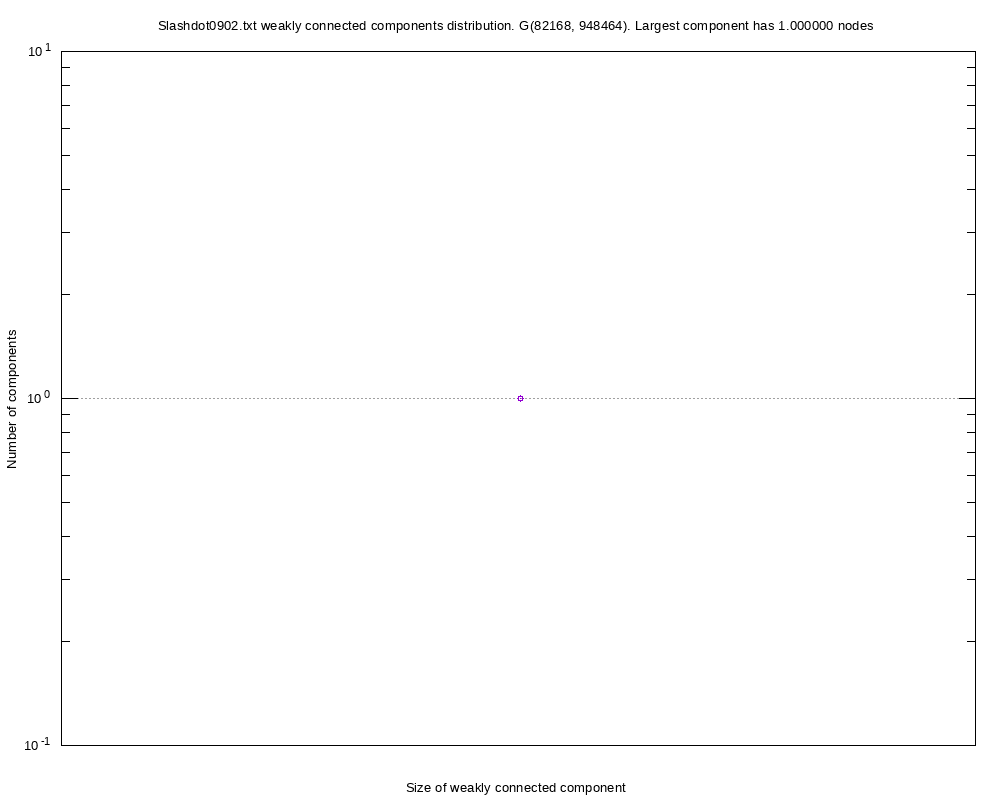

This figure's gnuplot source:
#
# Slashdot0902.txt weakly connected components distribution. G(82168, 948464). Largest component has 1.000000 nodes (Wed Apr 29 17:22:35 2020)
#

set title "Slashdot0902.txt weakly connected components distribution. G(82168, 948464). Largest component has 1.000000 nodes"
set key bottom right
set logscale xy 10
set format x "10^{%L}"
set mxtics 10
set format y "10^{%L}"
set mytics 10
set grid
set xlabel "Size of weakly connected component"
set ylabel "Number of components"
set tics scale 2
set terminal png font arial 10 size 1000,800
set output 'wcc.WccDist.png'
plot 	"wcc.WccDist.tab" using 1:2 title "" with linespoints pt 6
